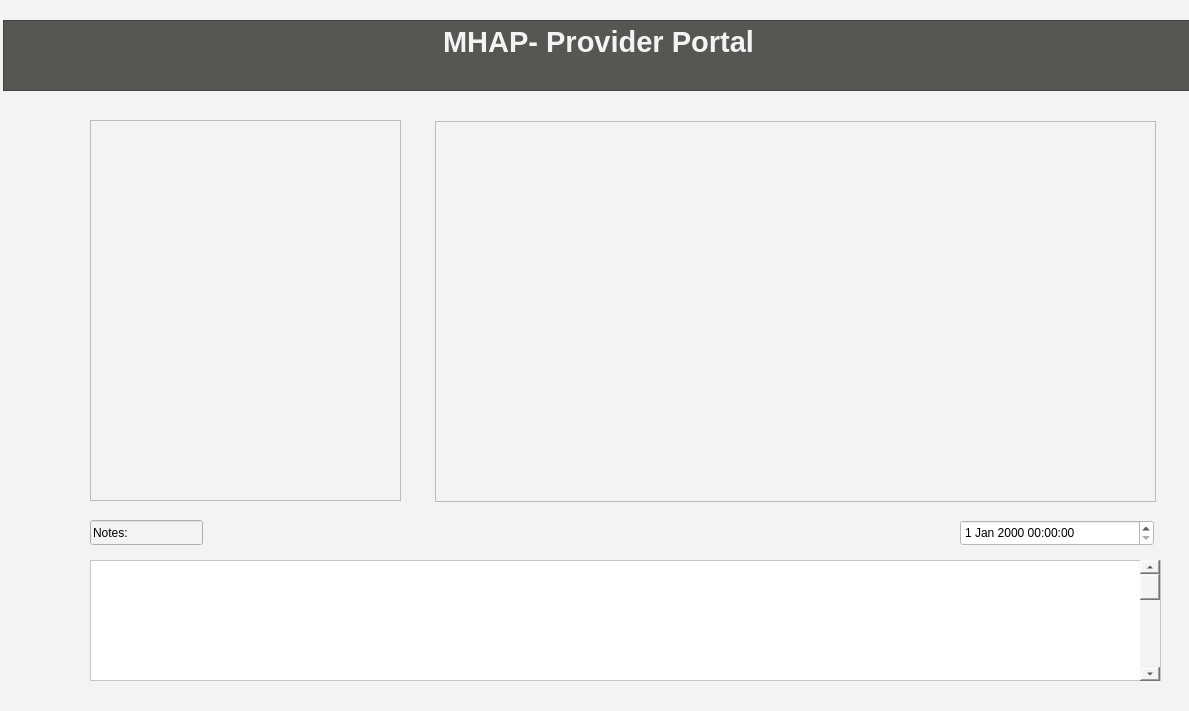
<?xml version="1.0" encoding="UTF-8"?>
<ui version="4.0">
 <class>provider_window</class>
 <widget class="QWidget" name="provider_window">
  <property name="geometry">
   <rect>
    <x>0</x>
    <y>0</y>
    <width>1189</width>
    <height>711</height>
   </rect>
  </property>
  <property name="windowTitle">
   <string>Form</string>
  </property>
  <property name="styleSheet">
   <string notr="true">background-color: rgb(243, 243, 243)</string>
  </property>
  <widget class="QTextEdit" name="textEdit_8">
   <property name="geometry">
    <rect>
     <x>90</x>
     <y>560</y>
     <width>1071</width>
     <height>121</height>
    </rect>
   </property>
   <property name="styleSheet">
    <string notr="true">background-color:rgb(255, 255, 255)</string>
   </property>
  </widget>
  <widget class="QLineEdit" name="lineEdit">
   <property name="geometry">
    <rect>
     <x>90</x>
     <y>520</y>
     <width>113</width>
     <height>25</height>
    </rect>
   </property>
   <property name="text">
    <string>Notes:</string>
   </property>
   <property name="readOnly">
    <bool>true</bool>
   </property>
  </widget>
  <widget class="QDateTimeEdit" name="dateTimeEdit">
   <property name="geometry">
    <rect>
     <x>960</x>
     <y>520</y>
     <width>194</width>
     <height>26</height>
    </rect>
   </property>
   <property name="styleSheet">
    <string notr="true">background-color:rgb(255, 255, 255)</string>
   </property>
  </widget>
  <widget class="QScrollBar" name="verticalScrollBar">
   <property name="geometry">
    <rect>
     <x>1140</x>
     <y>560</y>
     <width>20</width>
     <height>121</height>
    </rect>
   </property>
   <property name="orientation">
    <enum>Qt::Vertical</enum>
   </property>
  </widget>
  <widget class="QTextEdit" name="textEdit_9">
   <property name="geometry">
    <rect>
     <x>3</x>
     <y>20</y>
     <width>1191</width>
     <height>71</height>
    </rect>
   </property>
   <property name="styleSheet">
    <string notr="true">background-color:rgb(85, 87, 83)</string>
   </property>
   <property name="html">
    <string>&lt;!DOCTYPE HTML PUBLIC &quot;-//W3C//DTD HTML 4.0//EN&quot; &quot;http://www.w3.org/TR/REC-html40/strict.dtd&quot;&gt;
&lt;html&gt;&lt;head&gt;&lt;meta name=&quot;qrichtext&quot; content=&quot;1&quot; /&gt;&lt;style type=&quot;text/css&quot;&gt;
p, li { white-space: pre-wrap; }
&lt;/style&gt;&lt;/head&gt;&lt;body style=&quot; font-family:'Ubuntu'; font-size:11pt; font-weight:400; font-style:normal;&quot;&gt;
&lt;p align=&quot;center&quot; style=&quot; margin-top:0px; margin-bottom:0px; margin-left:0px; margin-right:0px; -qt-block-indent:0; text-indent:0px;&quot;&gt;&lt;span style=&quot; font-size:22pt; font-weight:600; color:#f3f3f3;&quot;&gt;MHAP- Provider Portal&lt;/span&gt;&lt;/p&gt;&lt;/body&gt;&lt;/html&gt;</string>
   </property>
  </widget>
  <widget class="QGraphicsView" name="graphicsView">
   <property name="geometry">
    <rect>
     <x>435</x>
     <y>121</y>
     <width>721</width>
     <height>381</height>
    </rect>
   </property>
  </widget>
  <widget class="QListView" name="listView">
   <property name="geometry">
    <rect>
     <x>90</x>
     <y>120</y>
     <width>311</width>
     <height>381</height>
    </rect>
   </property>
  </widget>
 </widget>
 <resources/>
 <connections/>
</ui>
